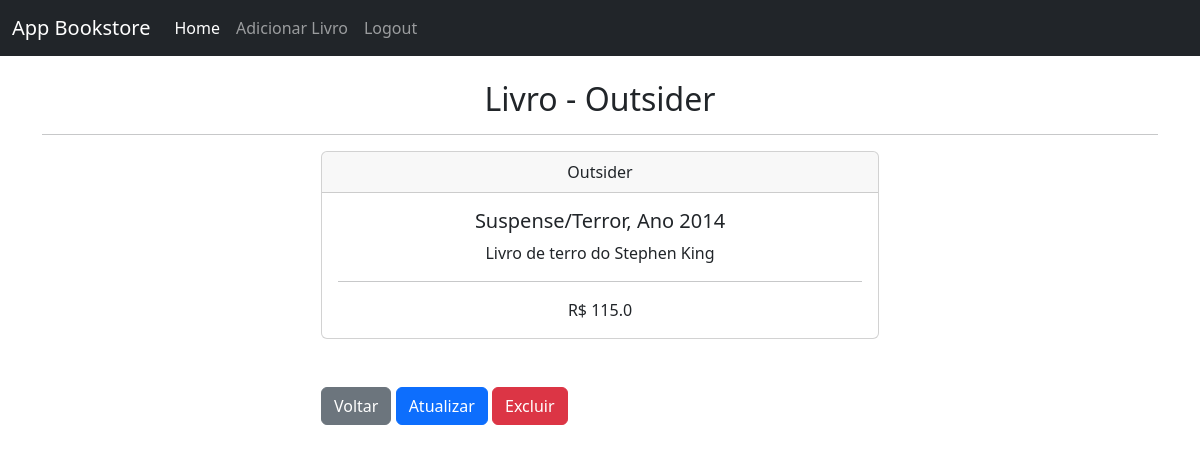
The app's page /book/2 (signed in) with its own data.
### Bookstore/models.py (models this page shows, shortened)
class Book(models.Model):
    created_at = models.DateTimeField(auto_now_add=True)
    title = models.CharField(max_length=50)
    description = models.CharField(max_length=200)
    year = models.IntegerField()
    genre = models.CharField(max_length=30)
    value = models.FloatField()

### Bookstore/views.py (the view)
# urls.py: path("book/<int:id>", book_detail, name="book"),
def book_detail(request, id):
    if request.user.is_authenticated:
        book = Book.objects.get(id=id)
        return render(request, "book.html", {"book": book})
    else:
        messages.error(request, "Por favor, efetue o login!")
        return redirect("home")

### Bookstore/templates/book.html
{% extends 'base.html' %}
{% block content %}
    <h2 class="text-center">Livro - {{book.title}}</h2>
    <hr>
    <div class="col-md-6 offset-md-3">
        <div class="card">
            <div class="card-header text-center">
                {{book.title}}
            </div>
            <div class="card-body text-center">
                <h5 class="text-center">{{book.genre}}, Ano {{book.year}}</h5>
                <p>{{book.description}}</p>
                <hr>
                <span>R$ {{book.value}}</span>
            </div>
        </div>
        <br><br>
        <a href="{% url 'home' %}" class="btn btn-secondary">Voltar</a>
        <a href="{% url 'update_book' book.id %}" class="btn btn-primary">Atualizar</a>
        <a href="{% url 'delete_book' book.id %}" class="btn btn-danger">Excluir</a>
    </div>
{% endblock %}

### records on screen
Book: title "Outsider", genre "Suspense/Terror", year "2014", description "Livro de terro do Stephen King", value "115.0"
